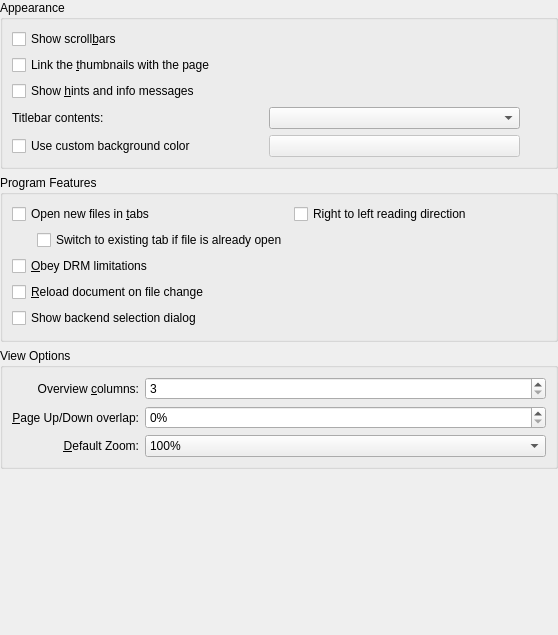
<?xml version="1.0" encoding="UTF-8"?>
<ui version="4.0">
 <class>DlgGeneralBase</class>
 <widget class="QWidget" name="DlgGeneralBase">
  <property name="enabled">
   <bool>true</bool>
  </property>
  <property name="geometry">
   <rect>
    <x>0</x>
    <y>0</y>
    <width>558</width>
    <height>635</height>
   </rect>
  </property>
  <layout class="QVBoxLayout">
   <property name="leftMargin">
    <number>0</number>
   </property>
   <property name="topMargin">
    <number>0</number>
   </property>
   <property name="rightMargin">
    <number>0</number>
   </property>
   <property name="bottomMargin">
    <number>0</number>
   </property>
   <item>
    <widget class="QGroupBox" name="groupBox">
     <property name="title">
      <string>Appearance</string>
     </property>
     <layout class="QHBoxLayout">
      <property name="spacing">
       <number>6</number>
      </property>
      <property name="leftMargin">
       <number>9</number>
      </property>
      <property name="topMargin">
       <number>9</number>
      </property>
      <property name="rightMargin">
       <number>9</number>
      </property>
      <property name="bottomMargin">
       <number>9</number>
      </property>
      <item>
       <layout class="QVBoxLayout">
        <property name="spacing">
         <number>6</number>
        </property>
        <property name="leftMargin">
         <number>0</number>
        </property>
        <property name="topMargin">
         <number>0</number>
        </property>
        <property name="rightMargin">
         <number>0</number>
        </property>
        <property name="bottomMargin">
         <number>0</number>
        </property>
        <item>
         <widget class="QCheckBox" name="kcfg_ShowScrollBars">
          <property name="text">
           <string>Show scroll&amp;bars</string>
          </property>
         </widget>
        </item>
        <item>
         <widget class="QCheckBox" name="kcfg_SyncThumbnailsViewport">
          <property name="enabled">
           <bool>true</bool>
          </property>
          <property name="text">
           <string>Link the &amp;thumbnails with the page</string>
          </property>
         </widget>
        </item>
        <item>
         <widget class="QCheckBox" name="kcfg_ShowOSD">
          <property name="text">
           <string>Show &amp;hints and info messages</string>
          </property>
         </widget>
        </item>
        <item>
         <layout class="QHBoxLayout">
          <property name="spacing">
           <number>6</number>
          </property>
          <property name="leftMargin">
           <number>0</number>
          </property>
          <property name="topMargin">
           <number>0</number>
          </property>
          <property name="rightMargin">
           <number>0</number>
          </property>
          <property name="bottomMargin">
           <number>0</number>
          </property>
          <item>
           <widget class="QLabel">
            <property name="text">
             <string>Titlebar contents:</string>
            </property>
           </widget>
          </item>
          <item>
           <widget class="TitlebarControlCombobox" name="titlebarControlCombobox"/>
          </item>
         </layout>
        </item>
        <item>
         <layout class="QGridLayout" name="gridLayout_2">
          <property name="horizontalSpacing">
           <number>6</number>
          </property>
          <property name="verticalSpacing">
           <number>0</number>
          </property>
          <item row="1" column="1">
           <widget class="KColorButton" name="kcfg_BackgroundColor">
            <property name="enabled">
             <bool>false</bool>
            </property>
           </widget>
          </item>
          <item row="1" column="0">
           <widget class="QCheckBox" name="kcfg_UseCustomBackgroundColor">
            <property name="text">
             <string>Use custom background color</string>
            </property>
           </widget>
          </item>
         </layout>
        </item>
        <item>
         <layout class="QVBoxLayout" name="verticalLayout">
          <property name="leftMargin">
           <number>4</number>
          </property>
          <property name="topMargin">
           <number>0</number>
          </property>
         </layout>
        </item>
       </layout>
      </item>
      <item>
       <layout class="QVBoxLayout">
        <property name="spacing">
         <number>6</number>
        </property>
        <property name="leftMargin">
         <number>0</number>
        </property>
        <property name="topMargin">
         <number>0</number>
        </property>
        <property name="rightMargin">
         <number>0</number>
        </property>
        <property name="bottomMargin">
         <number>0</number>
        </property>
        <item>
         <widget class="QLabel" name="pixmapLabel1_2">
          <property name="sizePolicy">
           <sizepolicy hsizetype="Fixed" vsizetype="Fixed">
            <horstretch>0</horstretch>
            <verstretch>0</verstretch>
           </sizepolicy>
          </property>
         </widget>
        </item>
        <item>
         <spacer>
          <property name="orientation">
           <enum>Qt::Vertical</enum>
          </property>
          <property name="sizeType">
           <enum>QSizePolicy::Minimum</enum>
          </property>
          <property name="sizeHint" stdset="0">
           <size>
            <width>20</width>
            <height>1</height>
           </size>
          </property>
         </spacer>
        </item>
       </layout>
      </item>
     </layout>
    </widget>
   </item>
   <item>
    <widget class="QGroupBox" name="groupBox_2">
     <property name="title">
      <string>Program Features</string>
     </property>
     <layout class="QHBoxLayout" name="horizontalLayout_2">
      <item>
       <layout class="QVBoxLayout" name="verticalLayout_2">
        <item>
         <widget class="QCheckBox" name="kcfg_ShellOpenFileInTabs">
          <property name="text">
           <string>Open new files in &amp;tabs</string>
          </property>
         </widget>
        </item>
        <item>
         <layout class="QHBoxLayout" name="horizontalLayout">
          <item>
           <spacer name="horizontalSpacer">
            <property name="orientation">
             <enum>Qt::Horizontal</enum>
            </property>
            <property name="sizeType">
             <enum>QSizePolicy::Fixed</enum>
            </property>
            <property name="sizeHint" stdset="0">
             <size>
              <width>25</width>
              <height>20</height>
             </size>
            </property>
           </spacer>
          </item>
          <item>
           <widget class="QCheckBox" name="kcfg_SwitchToTabIfOpen">
            <property name="text">
             <string>Switch to existing tab if file is already open</string>
            </property>
           </widget>
          </item>
         </layout>
        </item>
        <item>
         <widget class="QCheckBox" name="kcfg_ObeyDRM">
          <property name="text">
           <string>&amp;Obey DRM limitations</string>
          </property>
         </widget>
        </item>
        <item>
         <widget class="QCheckBox" name="kcfg_WatchFile">
          <property name="text">
           <string>&amp;Reload document on file change</string>
          </property>
         </widget>
        </item>
        <item>
         <widget class="QCheckBox" name="kcfg_ChooseGenerators">
          <property name="text">
           <string>Show backend selection dialog</string>
          </property>
         </widget>
        </item>
       </layout>
      </item>
      <item>
       <layout class="QVBoxLayout">
        <property name="spacing">
         <number>6</number>
        </property>
        <property name="leftMargin">
         <number>0</number>
        </property>
        <property name="topMargin">
         <number>0</number>
        </property>
        <property name="rightMargin">
         <number>0</number>
        </property>
        <property name="bottomMargin">
         <number>0</number>
        </property>
        <item>
         <widget class="QCheckBox" name="kcfg_rtlReadingDirection">
          <property name="text">
           <string>Right to left reading direction</string>
          </property>
         </widget>
        </item>
        <item>
         <spacer>
          <property name="orientation">
           <enum>Qt::Vertical</enum>
          </property>
          <property name="sizeHint" stdset="0">
           <size>
            <width>20</width>
            <height>1</height>
           </size>
          </property>
         </spacer>
        </item>
       </layout>
      </item>
     </layout>
    </widget>
   </item>
   <item>
    <widget class="QGroupBox" name="groupBox_3">
     <property name="title">
      <string>View Options</string>
     </property>
     <layout class="QGridLayout" name="gridLayout" columnstretch="0,1">
      <item row="0" column="0">
       <widget class="QLabel" name="columnLabel">
        <property name="text">
         <string>Overview &amp;columns:</string>
        </property>
        <property name="alignment">
         <set>Qt::AlignRight|Qt::AlignTrailing|Qt::AlignVCenter</set>
        </property>
        <property name="buddy">
         <cstring>kcfg_ViewColumns</cstring>
        </property>
       </widget>
      </item>
      <item row="0" column="1">
       <widget class="QSpinBox" name="kcfg_ViewColumns">
        <property name="minimum">
         <number>3</number>
        </property>
        <property name="maximum">
         <number>10</number>
        </property>
       </widget>
      </item>
      <item row="1" column="0">
       <widget class="QLabel" name="scrollOverlapLabel">
        <property name="toolTip">
         <string>Defines how much of the current viewing area will still be visible when pressing the Page Up/Down keys.</string>
        </property>
        <property name="text">
         <string>&amp;Page Up/Down overlap:</string>
        </property>
        <property name="alignment">
         <set>Qt::AlignRight|Qt::AlignTrailing|Qt::AlignVCenter</set>
        </property>
        <property name="buddy">
         <cstring>kcfg_ScrollOverlap</cstring>
        </property>
       </widget>
      </item>
      <item row="1" column="1">
       <widget class="QSpinBox" name="kcfg_ScrollOverlap">
        <property name="suffix">
         <string>%</string>
        </property>
        <property name="maximum">
         <number>50</number>
        </property>
        <property name="singleStep">
         <number>5</number>
        </property>
       </widget>
      </item>
      <item row="2" column="0">
       <widget class="QLabel" name="label_3">
        <property name="toolTip">
         <string>Defines the default zoom mode for files which were never opened before.
For files which were opened before the previous zoom is applied.</string>
        </property>
        <property name="whatsThis">
         <string comment="@info:whatsthis">Defines the default zoom mode for files which were never opened before.
For files which were opened before the previous zoom is applied.</string>
        </property>
        <property name="text">
         <string>&amp;Default Zoom:</string>
        </property>
        <property name="alignment">
         <set>Qt::AlignRight|Qt::AlignTrailing|Qt::AlignVCenter</set>
        </property>
        <property name="buddy">
         <cstring>kcfg_ZoomMode</cstring>
        </property>
       </widget>
      </item>
      <item row="2" column="1">
       <widget class="QComboBox" name="kcfg_ZoomMode">
        <property name="toolTip">
         <string>Defines the default zoom mode for files which were never opened before.
For files which were opened before the previous zoom is applied.</string>
        </property>
        <property name="whatsThis">
         <string comment="@info:whatsthis">Defines the default zoom mode for files which were never opened before.
For files which were opened before the previous zoom is applied.</string>
        </property>
        <item>
         <property name="text">
          <string>100%</string>
         </property>
        </item>
        <item>
         <property name="text">
          <string>Fit Width</string>
         </property>
        </item>
        <item>
         <property name="text">
          <string>Fit Page</string>
         </property>
        </item>
        <item>
         <property name="text">
          <string>Auto Fit</string>
         </property>
        </item>
       </widget>
      </item>
     </layout>
    </widget>
   </item>
   <item>
    <spacer>
     <property name="orientation">
      <enum>Qt::Vertical</enum>
     </property>
     <property name="sizeHint" stdset="0">
      <size>
       <width>20</width>
       <height>4</height>
      </size>
     </property>
    </spacer>
   </item>
  </layout>
 </widget>
 <customwidgets>
  <customwidget>
   <class>KColorButton</class>
   <extends>QPushButton</extends>
   <header>kcolorbutton.h</header>
   <slots>
    <slot>useDefaultBackgroundColor()</slot>
   </slots>
  </customwidget>
  <customwidget>
   <class>TitlebarControlCombobox</class>
   <extends>QComboBox</extends>
   <header>conf/dlggeneral.h</header>
  </customwidget>
 </customwidgets>
 <includes>
  <include location="global">kiconloader.h</include>
 </includes>
 <resources/>
 <connections/>
</ui>
